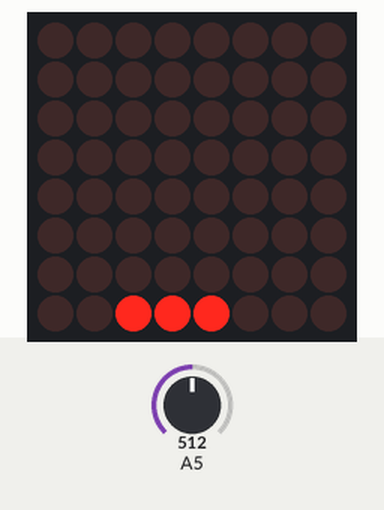
A sketch run on a simulated Arduino Uno, built with avr-gcc and run on an emulated ATmega328P. Shown: 8×8 LED matrix. Inputs (shaded band) come from the test bench; at power-on: A5 = 512. Random numbers use the default seed unless the sketch sets one.

Above: at 1.2 s.
1.3 s: A5 set to 716
At 3.13 s:
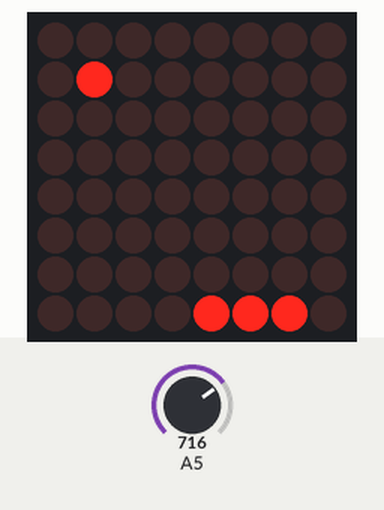
3.7 s: A5 set to 900
At 4.02 s:
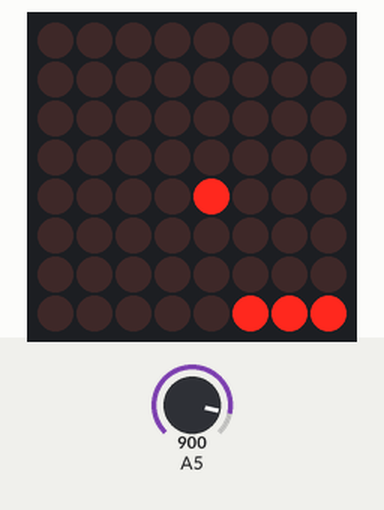
6.2 s: A5 set to 511
At 6.39 s:
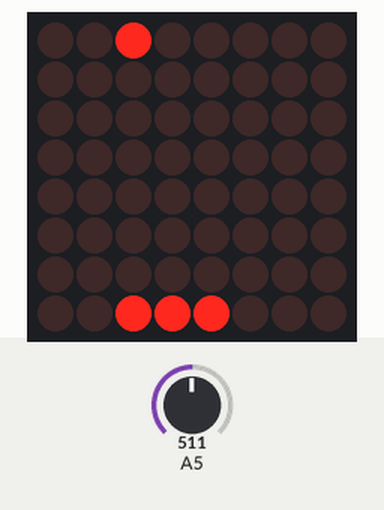
8.6 s: A5 set to 306
At 9.01 s:
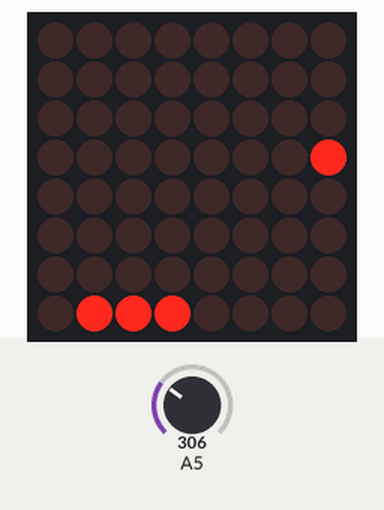
11.2 s: A5 set to 0
At 11.59 s:
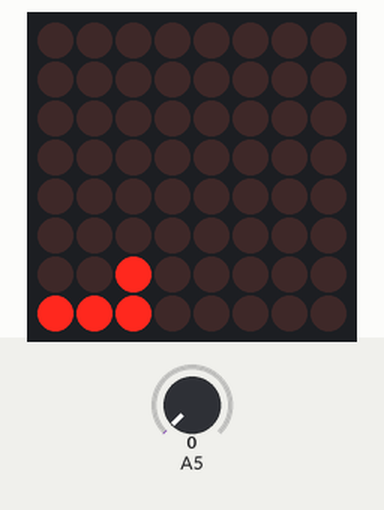
13.7 s: A5 set to 122
At 13.84 s:
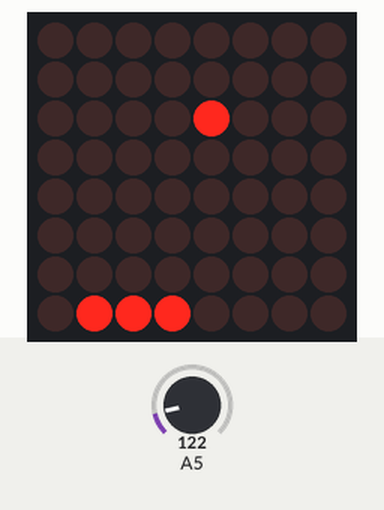
Timing chart, 0 to 16.7 s (numbered marks = the images above; inputs shaded):
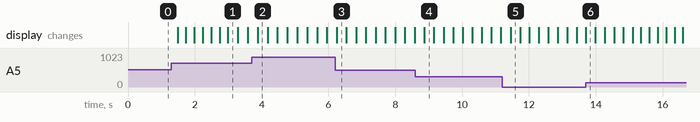

The sketch:

circuit06_pingpong.ino
```cpp
 #include <LedControl.h>

LedControl lc = LedControl(12,10,11,1);//매트릭스 모듈 연결.

int column = 1;  //초기 위치
int row = random(8)+1;
int directionX = 1;  //방향
int directionY = 1;
int paddle1 = 5;   //가변저항 Pin
int value;    //가변저항 값
int speed = 300;   //초기속도
int counter = 0;
int mult = 10;    //프레임이 지나간 횟수

void setup()
{
  lc.shutdown(0, false);
  lc.setIntensity(0, 1);
  lc.clearDisplay(0);
  randomSeed(analogRead(0));
}

void loop()
{
  value = analogRead(5);
  value = map(value, 200, 1024, 1, 6);  //가변저항의 값을, 저장후, 매트릭스 좌표값으로 변환
  column += directionX;
  row += directionY;
  if (column==6&&directionX==1&&(value==row||value+1==row||value+2==row)){directionX = -1;} //공이 막대에 닿았을때, X축 이동방향 변경.
  if (column==0&&directionX==-1 ){directionX=1;}// 공이 천장에 닿았을때, 천장을 향해 움직이면, 방향변경.
  if (row==7&&directionY==1){directionY=-1;}//막대가 오른쪽 벽에 닿았으며, 오른쪽으로 움직이고 있으면 방향변경
  if (row==0&&directionY==-1){directionY=1;}//막대가 왼쪽 벽에 닿았으며, 왼쪽으로 움직이고 있으면 방향변경
  if (column==7){oops();}//모듈이 바닥에 닿을때 oops함수 실행.
  lc.clearDisplay(0);
  lc.setLed(0, column, row, HIGH);
  lc.setLed(0, 7, value, HIGH);
  lc.setLed(0, 7, value+1, HIGH);
  lc.setLed(0, 7, value+2, HIGH);

  //화면에 막대와 공을 뿌려줍니다.
  if (!(counter%mult)){
    speed -= 5;
    mult*mult;
  }

  //counter를 mult로 나눈값이 0일때 딜레이속도를 낮추고, mult를 제곱합니다.
  delay(speed);
  counter++;
}
void oops() {//화면 깜빡 깜빡하고 초기화
  for (int x=0; x<3; x++){
    lc.clearDisplay(0);
    delay(250);
    for (int y=0; y<8; y++) {
      lc.setRow(0, y, 255);
    }
    delay(250);
  }
  counter=0;
  speed=300;
  column=1;
  row = random(8)+1;
}
```
